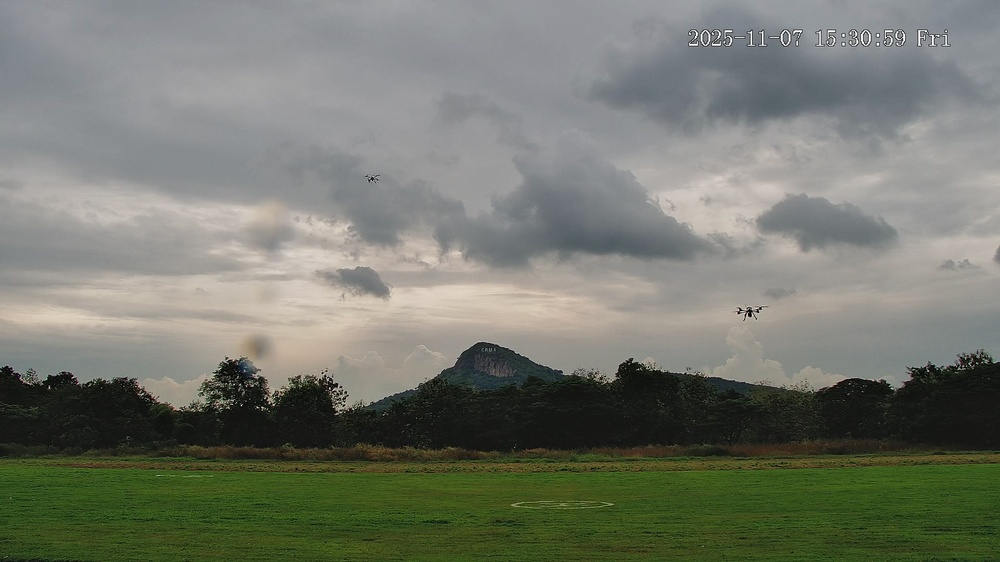
#> input picture P2_DATA_TEST/img_0003.jpg, 1000 x 562 px, shrunk from 1920 x 1080 before the run; its folder holds only this picture in this run
$ python -i drone_detector.py   (imports and definitions only)
#> lines starting #> are read from the running program, lines starting #| are printed output that depends on the picture; after the words box and inside, x2 and y2 are one past the last pixel; in counts of white or black regions, pixels touching at a corner belong together
#> further down, picture is the input picture: shape (562, 1000, 3); mean B, G, R 109.1, 120.1, 116.6
#!/usr/bin/env python3
"""
Drone detection, classification (drone vs bird), geolocation regression, and
video tracking with speed estimation.

Key modes (see CLI at bottom):
- build-shape: create Hu-moment shape codes from ./Drones and ./Birds.
- train-geo: fit pixel->lat/lon/alt regression from ./P2_DATA_TRAIN.
- detect-image: run detection on a still image.
- detect-video: run detection/tracking on a video and render trajectories.
"""
from __future__ import annotations

import argparse
import base64
import json
import math
import sys
import threading
import time
from types import SimpleNamespace
import tkinter as tk
from tkinter import filedialog, messagebox
from collections import defaultdict, deque
from dataclasses import dataclass, field
from pathlib import Path
from typing import Dict, Iterable, List, Optional, Tuple

import cv2
import numpy as np


# --------- Shape code utilities ---------


# [26 lines left out: functions _to_log_hu, _largest_contour_from_image, not called in this run]


class ShapeCodeLibrary:
    """
    Builds and stores shape-code centroids for drones and birds using Hu moments.
    """

    def __init__(
        self,
        drone_dir: Path | str = Path("Drones"),
        bird_dir: Path | str = Path("Birds"),
        cache_path: Path | str = Path("shape_codes.json"),
    ) -> None:
        self.drone_dir = Path(drone_dir)
        self.bird_dir = Path(bird_dir)
        self.cache_path = Path(cache_path)
        self.centroids: Dict[str, np.ndarray] = {}
        self.radii: Dict[str, float] = {}

    @property
    def ready(self) -> bool:
        return bool(self.centroids)

    def build(self, max_samples: Optional[int] = None) -> None:
        datasets = {"drone": self.drone_dir, "bird": self.bird_dir}
        centroids: Dict[str, np.ndarray] = {}
        radii: Dict[str, float] = {}
        for label, folder in datasets.items():
            hu_vectors: List[np.ndarray] = []
            paths = sorted(folder.glob("*"))
            if max_samples:
                paths = paths[:max_samples]
            for img_path in paths:
                if not img_path.is_file():
                    continue
                cnt = _largest_contour_from_image(img_path)
                hu = _to_log_hu(cnt) if cnt is not None else None
                if hu is not None:
                    hu_vectors.append(hu)
            if not hu_vectors:
                raise RuntimeError(f"No usable contours found in {folder}")
            mat = np.vstack(hu_vectors)
            centroid = np.mean(mat, axis=0)
            # Typical radius based on 80th percentile distance to centroid.
            dists = np.linalg.norm(mat - centroid, axis=1)
            radius = float(np.percentile(dists, 80) + 0.05)
            centroids[label] = centroid
            radii[label] = radius
        self.centroids = centroids
        self.radii = radii

    # [13 lines left out: functions save, load, not called in this run]

    def ensure_ready(self) -> None:
        if self.ready:
            return
        if self.cache_path.exists():
            self.load()
        else:
            self.build()
            self.save()

    def classify(self, contour: np.ndarray) -> Tuple[str, float, float]:
        """
        Return (label, confidence, distance). label can be 'drone', 'bird', or 'unknown'.
        """
        self.ensure_ready()
        code = _to_log_hu(contour)
        if code is None:
            return "unknown", 0.0, float("inf")
        best_label = "unknown"
        best_dist = float("inf")
        for label, centroid in self.centroids.items():
            dist = float(np.linalg.norm(code - centroid))
            if dist < best_dist:
                best_dist = dist
                best_label = label
        radius = self.radii.get(best_label, 1.0)
        if best_dist > radius * 1.3:
            return "unknown", 0.0, best_dist
        confidence = 1.0 / (1.0 + best_dist)
        return best_label, confidence, best_dist


# --------- Geolocation regression ---------


# [20 lines left out: function _fit_linear_3d, not called in this run]


class GeolocationRegressor:
    """
    Maps pixel coordinates to lat/lon/alt using an affine model.
    """

    def __init__(self, model_path: Path | str = Path("geo_model.npz")) -> None:
        self.model_path = Path(model_path)
        self.matrix: Optional[np.ndarray] = None

    # [9 lines left out: function predict, not called in this run]

    def fit(self, samples: List[Tuple[float, float, float, float, float]]) -> None:
        self.matrix = _fit_linear_3d(samples)

    # [4 lines left out: function save, not called in this run]

    def load(self) -> None:
        data = np.load(self.model_path)
        self.matrix = data["matrix"]


# --------- Detection ---------


@dataclass
class Detection:
    bbox: Tuple[int, int, int, int]
    center: Tuple[int, int]
    area: float
    contour: np.ndarray
    label: str
    confidence: float
    lat: Optional[float] = None
    lon: Optional[float] = None
    alt: Optional[float] = None


class DroneDetector:
    """
    Combines contour-based detection with shape-code classification.
    """

    def __init__(
        self,
        shape_lib: Optional[ShapeCodeLibrary] = None,
        geo_regressor: Optional[GeolocationRegressor] = None,
    ) -> None:
        self.shape_lib = shape_lib or ShapeCodeLibrary()
        self.geo_regressor = geo_regressor

    def _find_contours(self, image: np.ndarray) -> Tuple[List[np.ndarray], np.ndarray]:
        gray = cv2.cvtColor(image, cv2.COLOR_BGR2GRAY)
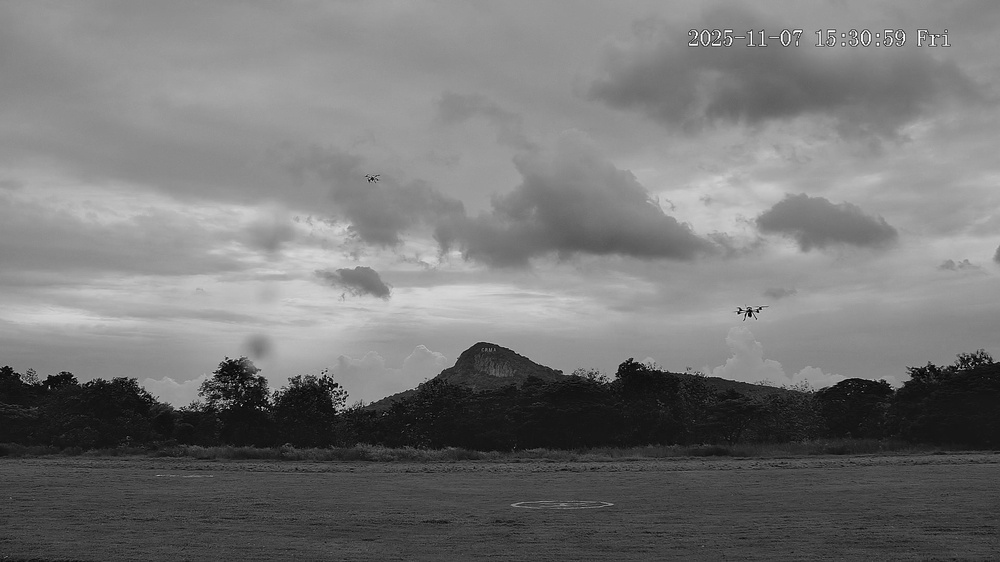
#> gray: shape (562, 1000); min 0, max 255, mean 117.8
        blurred = cv2.GaussianBlur(gray, (5, 5), 0)
        _, binary = cv2.threshold(blurred, 40, 255, cv2.THRESH_BINARY)
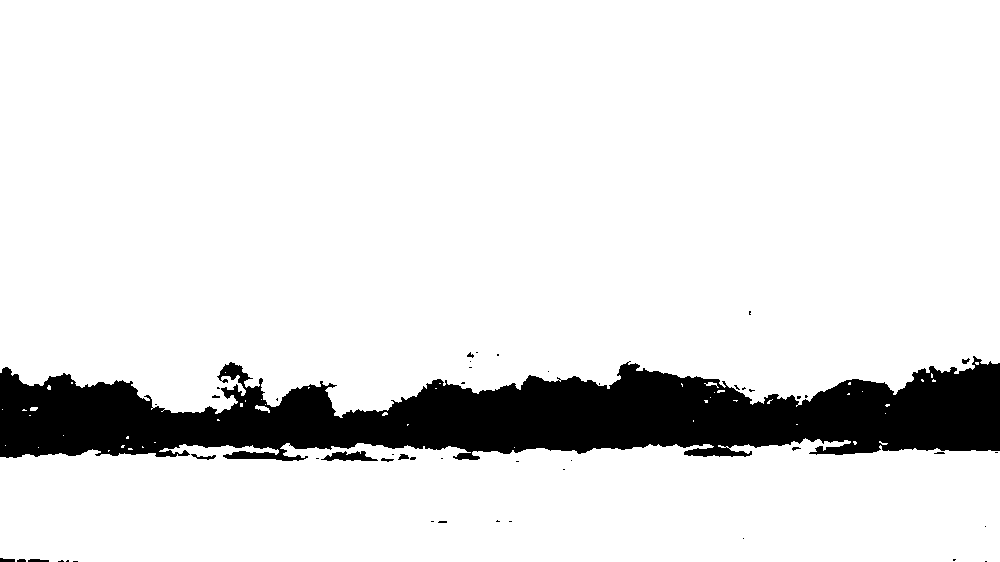
#> binary: shape (562, 1000); 88.6% white; 48 black regions (37 under 20 px), largest, box (x1, y1, x2, y2) and area: (0, 356, 1000, 461) 62986, (321, 451, 378, 461) 331, (191, 454, 216, 460) 65
        binary = cv2.bitwise_not(binary)
        dilated = cv2.dilate(binary, np.ones((3, 3), np.uint8), iterations=3)
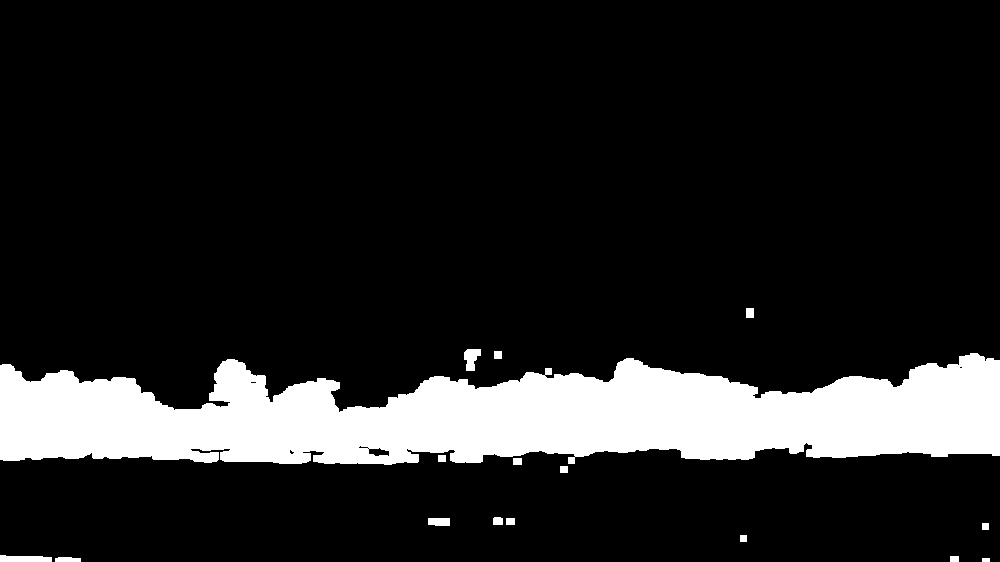
#> dilated: shape (562, 1000); 13.9% white; 16 white regions
        contours, _ = cv2.findContours(dilated, cv2.RETR_EXTERNAL, cv2.CHAIN_APPROX_SIMPLE)
#> contours = 16 contours; largest, box (x1, y1, x2, y2) and area: (0, 353, 1000, 465) 75342, (0, 555, 52, 562) 252, (464, 349, 481, 371) 222, (428, 518, 450, 526) 140, (55, 557, 81, 562) 89
        return contours, dilated

    def detect(
        self,
        image: np.ndarray,
        *,
        debug: bool = False,
        min_area: int = 40,
        min_conf: float = 0.15,
    ) -> Tuple[List[Detection], np.ndarray]:
        detections: List[Detection] = []
        contours, dilated = self._find_contours(image)
        if not contours:
            return detections, dilated
        h, w = image.shape[:2]
#> h = 562; w = 1000
        horizon = int(0.35 * h)
#> horizon = 196
        for cnt in contours:
            area = cv2.contourArea(cnt)
#> area = 21
            if area < min_area:
                continue
            x, y, cw, ch = cv2.boundingRect(cnt)
            if y > h - horizon:
                continue
            if ch > h * 0.5:
                continue
            center_x = int(x + cw / 2)
            center_y = int(y + ch / 2)
            label, confidence, _ = self.shape_lib.classify(cnt)
            if label != "drone" or confidence < min_conf:
                continue
            lat = lon = alt = None
            if self.geo_regressor:
                loc = self.geo_regressor.predict(center_x, center_y)
                if loc:
                    lat, lon, alt = loc
            detections.append(
                Detection(
                    bbox=(x, y, cw, ch),
                    center=(center_x, center_y),
                    area=float(area),
                    contour=cnt,
                    label=label,
                    confidence=confidence,
                    lat=lat,
                    lon=lon,
                    alt=alt,
                )
            )
        if debug:
            print(f"[detect] found {len(detections)} drones from {len(contours)} contours")
        return detections, dilated


# --------- Tracking for video ---------


# [9 lines left out: function _haversine_m, not called in this run]


@dataclass
class Track:
    track_id: int
    color: Tuple[int, int, int]
    last_seen: int
    hits: int = 0
    misses: int = 0
    history_px: deque = field(default_factory=lambda: deque(maxlen=256))
    history_geo: deque = field(default_factory=lambda: deque(maxlen=256))
    last_bbox: Optional[Tuple[int, int, int, int]] = None
    speed_mps: Optional[float] = None


class CentroidTracker:
    """Simple nearest-centroid tracker."""

    # [5 lines left out: function __init__, not called in this run]

    def _new_color(self, idx: int) -> Tuple[int, int, int]:
        rng = np.random.default_rng(idx + 13)
        return tuple(int(c) for c in rng.integers(0, 255, size=3))

    # [345 lines left out: functions update, _draw_tracks, _draw_overlay, image_process_drone, run_shape_build, run_geo_train and 3 more, not called in this run]


class UIApp:
    """Minimal Tkinter UI wrapper around the CLI actions."""

    # [14 lines left out: function __init__, not called in this run]

    def log(self, text: str) -> None:
        self.log_box.insert(tk.END, text + "\n")
        self.log_box.see(tk.END)

    # [86 lines left out: functions _browse_file, _browse_dir, _build_layout, _add_hint, _maybe_bootstrap, not called in this run]

    def _thread(self, fn) -> None:
        threading.Thread(target=fn, daemon=True).start()

    # [101 lines left out: functions _update_preview, _run_shape_codes, _run_geo_train, _run_detect_image, _run_detect_video, not called in this run]

    def run(self) -> None:
        self.root.mainloop()


def run_ui(_: argparse.Namespace | None = None) -> None:
    app = UIApp()
    app.run()


# [7 lines left out: function main, not called in this run]


# [2 lines not run here, left out]

>>> import cv2
>>> picture = cv2.imread('P2_DATA_TEST/img_0003.jpg')
#> (the run stopped early here; a loop or call above may not have finished)
